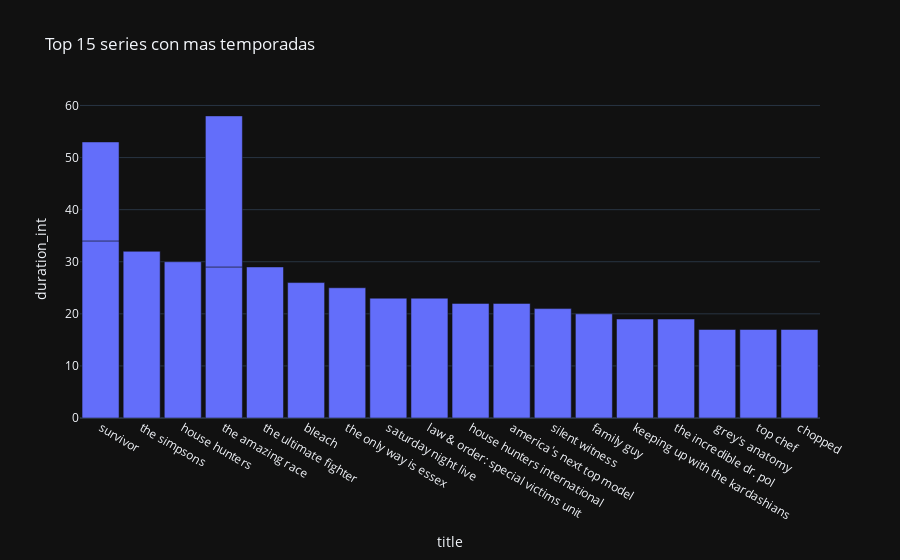

This figure's notebook cell:
### Code cell
#Grafico del Top 20 de series con mas temporadas
fig = px.bar(top20,x='title',y='duration_int',template='plotly_dark',title='Top 15 series con mas temporadas')
fig.update_layout(bargap=0.1)
fig.show()

### Figure 1 — Plotly figure (JSON) as saved in the notebook; plotly's stock layout.template omitted (floating-point values rounded to 4 significant figures)
{"data": [{"alignmentgroup": "True", "hovertemplate": "title=%{x}<br>duration_int=%{y}<extra></extra>", "legendgroup": "", "marker": {"color": "#636efa", "pattern": {"shape": ""}}, "name": "", "offsetgroup": "", "orientation": "v", "showlegend": false, "textposition": "auto", "type": "bar", "x": ["survivor", "the simpsons", "house hunters", "the amazing race", "the ultimate fighter", "the amazing race", "bleach", "the only way is essex", "saturday night live", "law & order: special victims unit", "house hunters international", "america's next top model", "silent witness", "family guy", "keeping up with the kardashians", "survivor", "the incredible dr. pol", "grey's anatomy", "top chef", "chopped"], "xaxis": "x", "y": [34, 32, 30, 29, 29, 29, 26, 25, 23, 23, 22, 22, 21, 20, 19, 19, 19, 17, 17, 17], "yaxis": "y"}], "layout": {"bargap": 0.1, "barmode": "relative", "legend": {"tracegroupgap": 0}, "title": {"text": "Top 15 series con mas temporadas"}, "xaxis": {"anchor": "y", "domain": [0, 1], "title": {"text": "title"}}, "yaxis": {"anchor": "x", "domain": [0, 1], "title": {"text": "duration_int"}}}}
